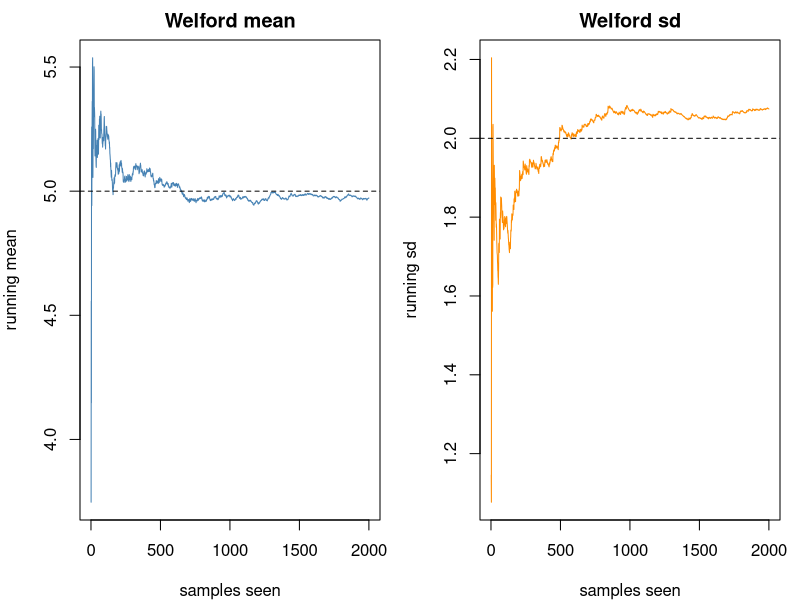
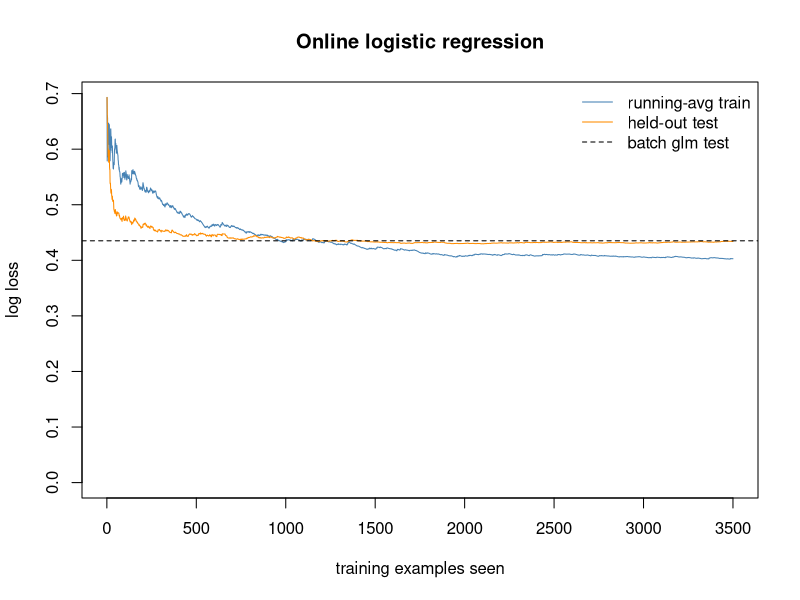

R code for these plots, in order:
## ---- chunk 1
set.seed(1)

welford_update <- function(state, x) {
  state$n <- state$n + 1L
  delta <- x - state$mean
  state$mean <- state$mean + delta / state$n
  delta2 <- x - state$mean
  state$M2 <- state$M2 + delta * delta2
  state
}

welford_variance <- function(state) {
  if (state$n < 2L) return(NA_real_)
  state$M2 / (state$n - 1L)
}

true_mu <- 5
true_sd <- 2
stream <- rnorm(2000, mean = true_mu, sd = true_sd)

state <- list(n = 0L, mean = 0, M2 = 0)
running_mean <- numeric(length(stream))
running_sd   <- numeric(length(stream))

for (i in seq_along(stream)) {
  state <- welford_update(state, stream[i])
  running_mean[i] <- state$mean
  running_sd[i]   <- sqrt(welford_variance(state))
}

# confirm the one-pass result matches base R on the full sample
stopifnot(abs(state$mean - mean(stream)) < 1e-10)
stopifnot(abs(welford_variance(state) - var(stream)) < 1e-8)

op <- par(mfrow = c(1, 2), mar = c(4, 4, 2, 1))
plot(running_mean, type = "l", col = "steelblue",
     xlab = "samples seen", ylab = "running mean", main = "Welford mean")
abline(h = true_mu, lty = 2)
plot(running_sd, type = "l", col = "darkorange",
     xlab = "samples seen", ylab = "running sd", main = "Welford sd")
abline(h = true_sd, lty = 2)
par(op)
## ---- chunk 2
set.seed(42)

sigmoid <- function(z) 1 / (1 + exp(-z))

# generate a linearly-separable-ish stream
n  <- 4000
d  <- 3
X  <- matrix(rnorm(n * d), n, d)
theta_true <- c(-0.5, 1.5, -2.0, 1.0)   # intercept + 3 weights
Xb <- cbind(1, X)
p_true <- sigmoid(Xb %*% theta_true)
y <- rbinom(n, 1, p_true)

# hold out a test set for prequential evaluation
test_idx  <- 1:500
train_idx <- 501:n
Xb_test <- Xb[test_idx, , drop = FALSE]
y_test  <- y[test_idx]

logloss <- function(p, y) {
  eps <- 1e-12
  p <- pmin(pmax(p, eps), 1 - eps)
  -mean(y * log(p) + (1 - y) * log(1 - p))
}

theta <- rep(0, d + 1)          # start at zero
c0 <- 0.5                       # base learning rate
running_train <- numeric(length(train_idx))
test_curve    <- numeric(length(train_idx))
avg_loss <- 0

for (k in seq_along(train_idx)) {
  i  <- train_idx[k]
  xi <- Xb[i, ]
  pi <- as.numeric(sigmoid(sum(theta * xi)))

  # online (instantaneous) loss before updating, for the running average
  inst <- logloss(pi, y[i])
  avg_loss <- avg_loss + (inst - avg_loss) / k
  running_train[k] <- avg_loss

  # held-out test loss with current weights (test-then-train)
  p_test <- sigmoid(Xb_test %*% theta)
  test_curve[k] <- logloss(as.numeric(p_test), y_test)

  # OGD step: decaying learning rate eta_t = c0 / sqrt(t)
  eta <- c0 / sqrt(k)
  theta <- theta - eta * (pi - y[i]) * xi
}

# batch reference fit on the same training rows
batch_fit <- glm(y ~ X, family = binomial,
                 subset = train_idx)
batch_test_loss <- logloss(
  predict(batch_fit,
          newdata = data.frame(X = I(X[test_idx, , drop = FALSE])),
          type = "response"),
  y_test
)

plot(running_train, type = "l", col = "steelblue", ylim = c(0, max(running_train)),
     xlab = "training examples seen", ylab = "log loss",
     main = "Online logistic regression")
lines(test_curve, col = "darkorange")
abline(h = batch_test_loss, lty = 2)
legend("topright", bty = "n",
       legend = c("running-avg train", "held-out test", "batch glm test"),
       col = c("steelblue", "darkorange", "black"),
       lty = c(1, 1, 2))

round(rbind(online = theta, batch = coef(batch_fit), truth = theta_true), 3)
